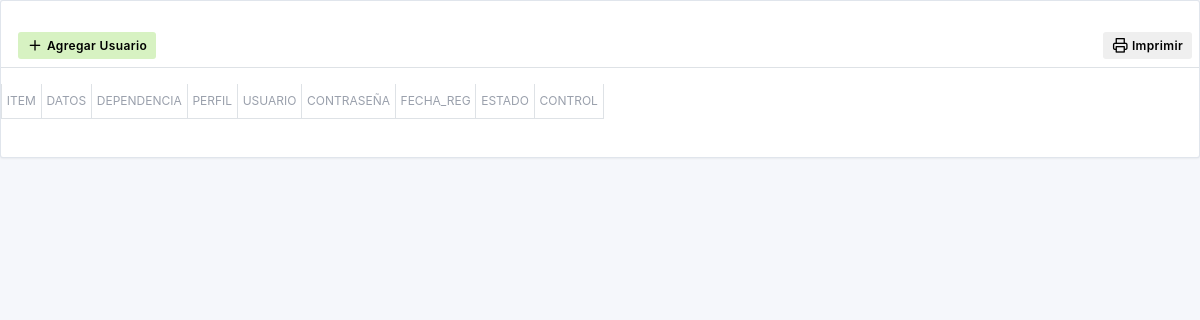
The page /view/datatable_usuarios.php (signed in) on the database as committed earlier.
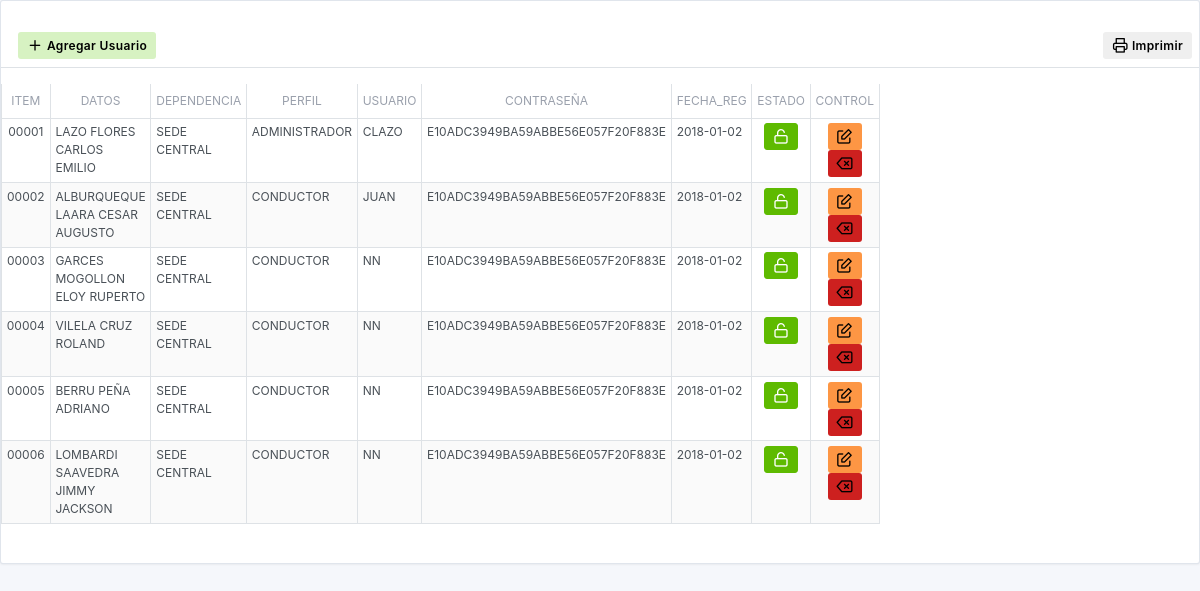
The same page on the database as committed later.
### tables this page shows
CREATE TABLE `dt_usuarios` (
  `ID_USUARIO` char(5) NOT NULL,
  `ID_EMPLEADO` char(5) NOT NULL,
  `SEDE` varchar(25) NOT NULL,
  `ID_NIVEL` char(5) NOT NULL,
  `USUARIO` varchar(25) NOT NULL,
  `PASS` varchar(100) NOT NULL,
  `FECHA_REG` varchar(12) NOT NULL,
  `USUARIO_ESTADO` char(2) NOT NULL,
  `CONTROL_ESTADO` char(2) NOT NULL
);

CREATE TABLE `dt_empleados` (
  `ID_EMPLEADO` char(5) NOT NULL,
  `EMP_APELLIDOS` varchar(100) NOT NULL,
  `EMP_NOMBRES` varchar(100) NOT NULL,
  `DOC_IDENTIDAD` char(11) NOT NULL,
  `EMP_SEXO` varchar(15) NOT NULL,
  `EMP_EMAIL` varchar(50) NOT NULL,
  `EMP_TELEFONO` varchar(50) NOT NULL,
  `FECHA_NAC` varchar(12) NOT NULL,
  `FECHA_REG` varchar(12) NOT NULL,
  `EMP_ESTADO` char(2) NOT NULL
);

CREATE TABLE `dt_parametros` (
  `ID_PARAMETRO` char(5) NOT NULL,
  `PARAM_DESCRIPCION` varchar(100) NOT NULL,
  `PARAM_CATEGORIA` varchar(100) NOT NULL,
  `PARAM_ESTADO` char(2) NOT NULL
);

### config/conexion.inc.php (called while the page is built, shortened)
<?php
abstract class Conexion extends PDO
{
    public function __construct()
        {
        $this->_db = $this;
    }
}
?>

### modelo/listar_datatable.php (called while the page is built, shortened)
<?php
require_once('../config/conexion.inc.php');
class Listar extends Conexion{
    function listar_usuarios(){
          $st=$this->_db->prepare("SELECT us.ID_USUARIO, emp.EMP_APELLIDOS, emp.EMP_NOMBRES,us.SEDE, par.PARAM_DESCRIPCION, us.USUARIO, us.PASS, us.FECHA_REG, us.USUARIO_ESTADO FROM dt_usuarios us INNER JOIN dt_empleados emp ON us.ID_EMPLEADO=emp.ID_EMPLEADO INNER JOIN dt_parametros par ON us.ID_NIVEL=par.ID_PARAMETRO");
          $st->execute(array());
           return $st->fetchAll();
        }
}
?>

### view/datatable_usuarios.php (the view, shortened to what the changed rows need)
<?php
require_once("../modelo/listar_datatable.php");
$lista_usuarios=new Listar();
$dato_usuarios=$lista_usuarios->listar_usuarios();
?>
<!doctype html>
<html lang="en">
  <head>
    <link href="../css/dataTables.bootstrap4.min.css" rel="stylesheet">
    <link href="../css/buttons.bootstrap4.min.css" rel="stylesheet">
    <link href="../assets/css/dashboard.css" rel="stylesheet" />
  </head>
  <body class="">
    <div class="">
      <div class="">
          <div class="">
             <div class="row row-cards">
              <br>
              <div class="col-12">
                <div class="card">
                 <br>
                   <div class="table-responsive">
                    <table  class="table  table-sm"  width="100%"  style="">
                      <thead>
                       <tr>
                          <th style="font-size:12px; width:1%;"></th>
                          <th style="font-size:12px; width:88%;">
                           <button type="button" class="btn bg-lime-lighter btn-sm" data-toggle="modal" data-target="#exampleModal" data-whatever="@mdo" ><i class="fe fe-plus"></i> Agregar Usuario</button>
                          <th style="font-size:12px; width:6%;">
                           <button type="button" class="btn btn-default btn-sm"><i class="fe fe-printer"></i>   Imprimir</button>
                          </th>
                        </tr>
                      </thead>
                    </table>
                     <div class="content table-responsive table-full-width">
                    <table id="example" class="table table-bordered table-hover table-sm table-striped table-responsive w-auto" cellspacing="0" width="100%"  style="font-size:12px">
                    <thead   style="text-align:center;">
                      <th style="font-size:12px; width: 8px;">ITEM</th>
                      <th style="font-size:12px; width: 22px;">DATOS</th>
                      <th style="font-size:12px; width: 12px;">DEPENDENCIA</th>
                      <th style="font-size:12px; width: 13px;">PERFIL</th>
                      <th style="font-size:12px; width:;">USUARIO</th>
                      <th style="font-size:12px; width:;">CONTRASEÑA</th>
                      <th style="font-size:12px; width:;">FECHA_REG</th>
                      <th style="font-size:12px; width: 8px;">ESTADO</th>
                      <th style="font-size:12px; width: 15px;">CONTROL</th>
                    </thead>
                        <tbody >
                         <?php
                         foreach ($dato_usuarios as $key ) {
                            $estado=$key["USUARIO_ESTADO"];
                             if ($estado=='AC') {
                                $btn='<button type="button" class="btn btn-green btn-sm"><i class="fe fe-unlock"></i></button>';
                             }else{
                                $btn='<button type="button" class="btn btn-danger btn-flat btn-sm"><i class="fe fe-lock"></i></button>';
                             }
                        ?>
                    <tr>
                       <td align="center" style="font-size:12px;"><?php echo $key['ID_USUARIO'];?></td>
                       <td style="font-size:12px; width:20px;"><?php echo $key['EMP_APELLIDOS'].' '.$key['EMP_NOMBRES'];;?></td>
                       <td style="font-size:12px;"><?php echo $key['SEDE'];?></td>
                       <td style="font-size:12px;"><?php echo $key['PARAM_DESCRIPCION'];?></td>
                       <td style="font-size:12px;"><?php echo $key['USUARIO'];?></td>
                       <td style="font-size:12px;"><?php echo $key['PASS'];?></td>
                       <td style="font-size:12px;"><?php echo $key['FECHA_REG'];?></td>
                       <td  align="center"><?php echo $btn; ?></td>
                       <td  align="center">
                        <button type="button" class="btn bg-orange btn-sm">
                            <i class="fe fe-edit"></i>
                        </button>
                        <button type="button" class="btn bg-red btn-sm">
                          <i class="fe fe-delete"></i>
                        </button>
                       </td>
                    </tr>
                        <?php } ?>
                        </tbody>
                                </table>
                        </div>
                  </div>
                  <br>
                </div>
              </div>
            </div>
          </div>
        </div>
      </div>
  </body>
</html>

Rows that differ between the two databases and show on the page:
added dt_usuarios: ID_USUARIO "00001", dt_empleados.EMP_APELLIDOS "LAZO FLORES", dt_empleados.EMP_NOMBRES "CARLOS EMILIO", SEDE "SEDE CENTRAL", dt_parametros.PARAM_DESCRIPCION "ADMINISTRADOR", USUARIO "CLAZO", PASS "E10ADC3949BA59ABBE56E057F20F883E", FECHA_REG "2018-01-02", USUARIO_ESTADO "AC" (drawn)
added dt_usuarios: ID_USUARIO "00002", dt_empleados.EMP_APELLIDOS "ALBURQUEQUE LAARA", dt_empleados.EMP_NOMBRES "CESAR AUGUSTO", SEDE "SEDE CENTRAL", dt_parametros.PARAM_DESCRIPCION "CONDUCTOR", USUARIO "JUAN", PASS "E10ADC3949BA59ABBE56E057F20F883E", FECHA_REG "2018-01-02", USUARIO_ESTADO "AC" (drawn)
added dt_usuarios: ID_USUARIO "00003", dt_empleados.EMP_APELLIDOS "GARCES MOGOLLON", dt_empleados.EMP_NOMBRES "ELOY RUPERTO", SEDE "SEDE CENTRAL", dt_parametros.PARAM_DESCRIPCION "CONDUCTOR", USUARIO "NN", PASS "E10ADC3949BA59ABBE56E057F20F883E", FECHA_REG "2018-01-02", USUARIO_ESTADO "AC" (drawn)
added dt_usuarios: ID_USUARIO "00004", dt_empleados.EMP_APELLIDOS "VILELA CRUZ", dt_empleados.EMP_NOMBRES "ROLAND", SEDE "SEDE CENTRAL", dt_parametros.PARAM_DESCRIPCION "CONDUCTOR", USUARIO "NN", PASS "E10ADC3949BA59ABBE56E057F20F883E", FECHA_REG "2018-01-02", USUARIO_ESTADO "AC" (drawn)
added dt_usuarios: ID_USUARIO "00005", dt_empleados.EMP_APELLIDOS "BERRU PEÑA", dt_empleados.EMP_NOMBRES "ADRIANO", SEDE "SEDE CENTRAL", dt_parametros.PARAM_DESCRIPCION "CONDUCTOR", USUARIO "NN", PASS "E10ADC3949BA59ABBE56E057F20F883E", FECHA_REG "2018-01-02", USUARIO_ESTADO "AC" (drawn)
added dt_usuarios: ID_USUARIO "00006", dt_empleados.EMP_APELLIDOS "LOMBARDI SAAVEDRA", dt_empleados.EMP_NOMBRES "JIMMY JACKSON", SEDE "SEDE CENTRAL", dt_parametros.PARAM_DESCRIPCION "CONDUCTOR", USUARIO "NN", PASS "E10ADC3949BA59ABBE56E057F20F883E", FECHA_REG "2018-01-02", USUARIO_ESTADO "AC" (drawn)
